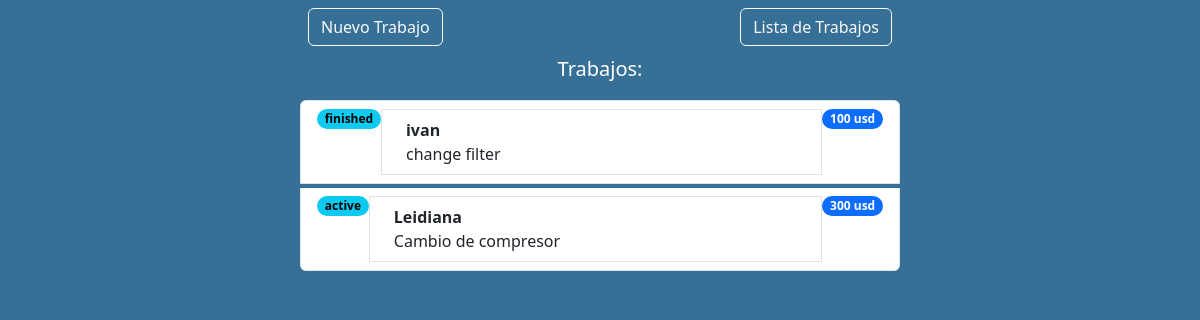
Screenshot of /jobs/ with the database file from the repository.
### job/models.py (models this page shows)
class Job(models.Model):
    status_options = {
        'new': 'NEW',
        'active': 'ACTIVE',
        'finished': 'FINISHED'
    }
    status = models.CharField(max_length=15, choices=status_options, default='new')
    client = models.CharField(max_length=30)
    description = models.CharField(max_length=150)
    address = models.CharField(max_length=150)
    price = models.IntegerField()
    image = models.ImageField(upload_to=upload_to_job, default='jobs/jobDefault.jpg')
    date = models.DateTimeField(db_default=Now())
    closed = models.BooleanField(default=False)

### job/views.py (the view)
# urls.py: path('', job_list, name='job_list'),
def job_list(request):
    jobs = Job.objects.all()
    content = {'jobs': jobs}
    return render(request, 'job/job-list.html', content)

### job/templates/job/job-list.html
{% extends "job/base-job.html" %}
{% block content %}
<div>
    <p class="lead text-center text-white">Trabajos:</p>
    {% if jobs %}
    <ul class="list-group">
        {% for j in jobs %}
        <li class="list-group-item d-flex justify-content-between align-items-start mb-1">
            <span class="badge text-bg-info rounded-pill">{{ j.status }}</span>
            <a class="list-group-item list-group-item-action" href="{% url 'job:job_detail' j.id %}">
                <div class="ms-2 me-auto">
                    <div class="fw-bold">{{ j.client }}</div>
                    {{ j.description}}
                </div>
            </a>
            <span class="badge text-bg-primary rounded-pill">{{ j.price }} usd</span>
        </li>
        {% endfor %}
    </ul>
    {% else %}
    <div class="fw-bold text-white text-center">No hay trabajos guardados, cree el primero.</div>
    {% endif %}
</div>
{% endblock content %}

### rows the page displays
Job: status "finished", client "ivan", description "change filter", price "100"
Job: status "active", client "Leidiana", description "Cambio de compresor", price "300"
